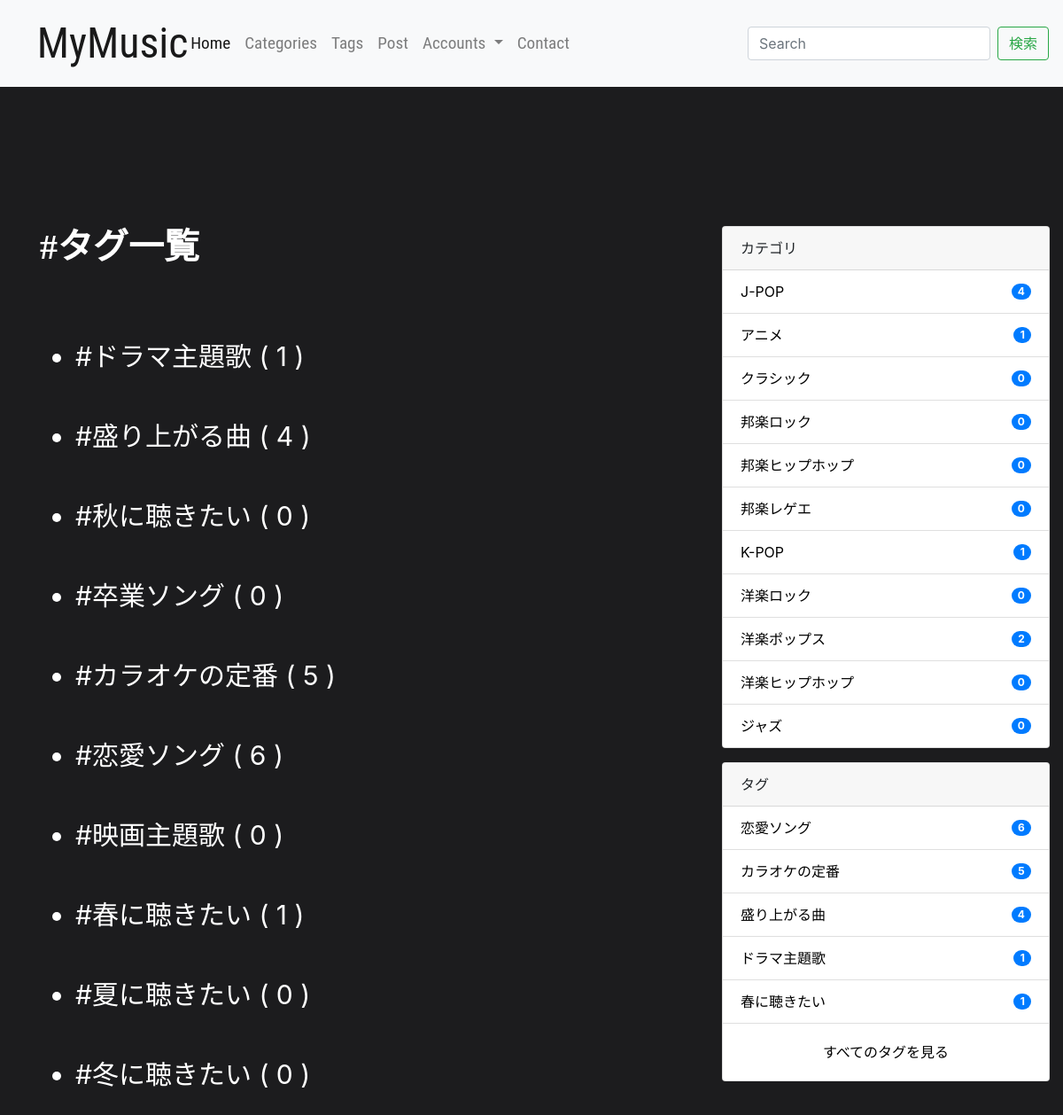
The app's page /tags/ with its own data.
### blog/models.py (models this page shows, shortened)
class Tag(models.Model):
    name = models.CharField(max_length=255)
    slug = models.SlugField(unique=True)
    timestamp = models.DateTimeField(auto_now_add=True)

class Category(models.Model):
    name = models.CharField(max_length=255)
    slug = models.SlugField(unique=True)
    timestamp = models.DateTimeField(auto_now_add=True)

### blog/views.py (the view)
# urls.py: path('tags/', TagListView.as_view(), name='tag_list'),
class TagListView(ListView):
    queryset = Tag.objects.annotate(num_posts=Count(
        'post', filter=Q(post__is_public=True)))

### mysite/context_processors.py (called while the page is built)
def common(request):
    context = {
        'categories': Category.objects.annotate(
            num_posts=Count('post', filter=Q(post__is_public=True))),
        'tags': Tag.objects.annotate(
            num_posts=Count('post', filter=Q(post__is_public=True))),
    }
    return context

### blog/templates/blog/tag_list.html (shortened to what this page needs)
{% extends "base.html" %}
{% block content %}
<div class="container">
  <div class="row">
    <main class="col-md-8">
      <h1 class="mb-4">#タグ一覧</h1>
      <ul class="list">
  　　　　{% for tag in object_list %}
  　　　　<li><a href="{% url 'blog:tag_post' tag.slug %}">#{{ tag.name }} ( {{ tag.num_posts }} )</a></li>
　　　　　{% empty %}
  　　　　<li>タグはありません。</li>
  　　　　{% endfor %}
　　　　</ul>
    </main>
    <aside class="col-md-4">
      {% include "blog/snippets/sidebar.html" %}
    </aside>
  </div>
</div>
{% endblock %}

### blog/templates/blog/snippets/sidebar.html
<div class="card mb-3">
  <div class="card-header">
    カテゴリ
  </div>
  <ul class="list-group list-group-flush">
    {% for category in categories|dictsort:"id" %}
    <li class="list-group-item d-flex justify-content-between align-items-center">
      <a href="{% url 'blog:category_post' category.slug %}" class="card-link">{{ category.name }}</a>
      <span class="badge badge-primary badge-pill">{{ category.num_posts }}</span>
    </li>
    {% endfor %}
  </ul>
</div>
<div class="card">
  <div class="card-header">
    タグ
  </div>
  <ul class="list-group list-group-flush">
    {% for tag in tags|dictsortreversed:"num_posts"|slice:":5" %}
    <li class="list-group-item d-flex justify-content-between align-items-center">
      <a href="{% url 'blog:tag_post' tag.slug %}" class="card-link">{{ tag.name }}</a>
      <span class="badge badge-primary badge-pill">{{ tag.num_posts }}</span>
    </li>
    {% endfor %}
  </ul>
  <div class="card-body text-center">
    <a href="{% url 'blog:tag_list' %}" class="card-link">すべてのタグを見る</a>
  </div>
</div>

### blog/static/blog/css/blog.css (style rules this page uses)
h1 { height: 45%; color: white; font-weight: bolder; font-family: serif; }
a { color: white; }
li { color: white; }
body { background-color: rgb(28, 28, 30); }
.list { position: absolute; top: 80px; font-size: 30px; }
.card-link { color: black; }
.col-md-4 { position: absolute; right: 0; }
.container { margin-bottom: 20%; }

### records on screen
Tag: name "ドラマ主題歌", num_posts "1"
Tag: name "盛り上がる曲", num_posts "4"
Tag: name "秋に聴きたい", num_posts "0"
Tag: name "卒業ソング", num_posts "0"
Tag: name "カラオケの定番", num_posts "5"
Tag: name "恋愛ソング", num_posts "6"
Tag: name "映画主題歌", num_posts "0"
Tag: name "春に聴きたい", num_posts "1"
Tag: name "夏に聴きたい", num_posts "0"
Tag: name "冬に聴きたい", num_posts "0"
Category: name "J-POP", num_posts "4"
Category: name "アニメ", num_posts "1"
Category: name "クラシック", num_posts "0"
Category: name "邦楽ロック", num_posts "0"
Category: name "邦楽ヒップホップ", num_posts "0"
Category: name "邦楽レゲエ", num_posts "0"
Category: name "K-POP", num_posts "1"
Category: name "洋楽ロック", num_posts "0"
Category: name "洋楽ポップス", num_posts "2"
Category: name "洋楽ヒップホップ", num_posts "0"
Category: name "ジャズ", num_posts "0"
